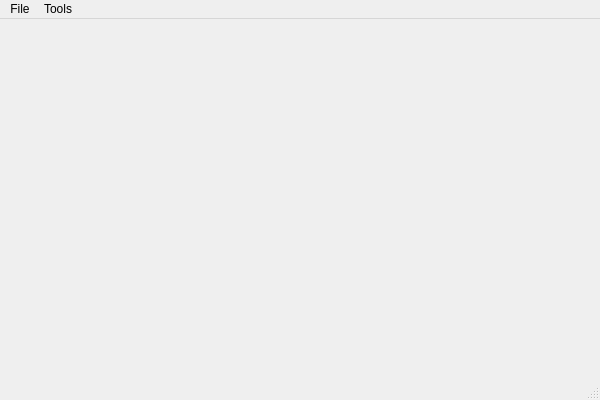
<?xml version="1.0" encoding="UTF-8"?>
<ui version="4.0">
 <class>JarvisClass</class>
 <widget class="QMainWindow" name="JarvisClass">
  <property name="geometry">
   <rect>
    <x>0</x>
    <y>0</y>
    <width>600</width>
    <height>400</height>
   </rect>
  </property>
  <property name="windowTitle">
   <string>Jarvis</string>
  </property>
  <property name="locale">
   <locale language="English" country="UnitedStates"/>
  </property>
  <widget class="QWidget" name="centralWidget"/>
  <widget class="QMenuBar" name="menuBar">
   <property name="geometry">
    <rect>
     <x>0</x>
     <y>0</y>
     <width>600</width>
     <height>21</height>
    </rect>
   </property>
   <widget class="QMenu" name="menuFile">
    <property name="title">
     <string>File</string>
    </property>
    <addaction name="separator"/>
    <addaction name="actionExit"/>
   </widget>
   <widget class="QMenu" name="menuTools">
    <property name="title">
     <string>Tools</string>
    </property>
    <addaction name="actionVoiceSettings"/>
   </widget>
   <addaction name="menuFile"/>
   <addaction name="menuTools"/>
  </widget>
  <widget class="QStatusBar" name="statusBar"/>
  <action name="actionExit">
   <property name="text">
    <string>Exit</string>
   </property>
  </action>
  <action name="actionVoiceSettings">
   <property name="text">
    <string>Voice Settings</string>
   </property>
  </action>
 </widget>
 <layoutdefault spacing="6" margin="11"/>
 <resources>
  <include location="jarvis.qrc"/>
 </resources>
 <connections/>
</ui>
